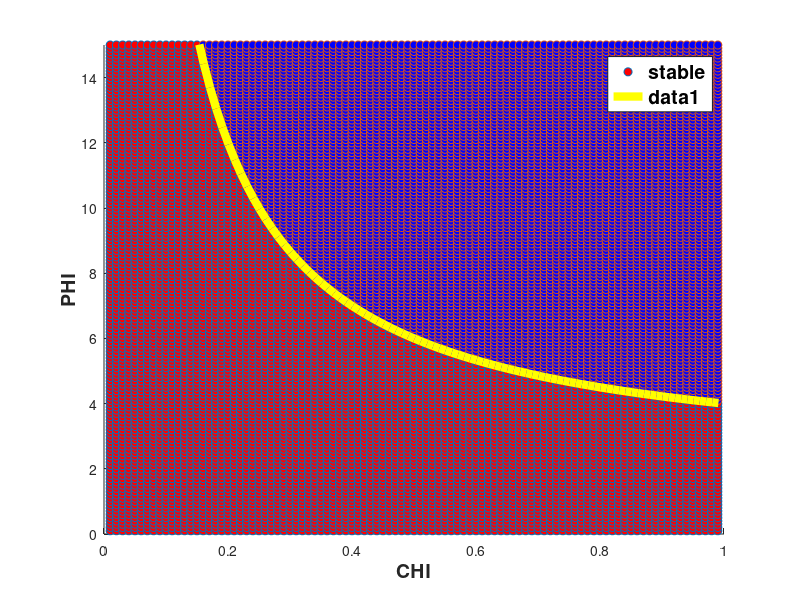

MATLAB code for this plot:
load('param2.mat');

figure(2)
h1 = scatter(stable(1,:), stable(2,:),  'rs');
hold on;
h2 = scatter(unstable(1,:), unstable(2,:), 'bs');
h3 = legend('stable')
set(h1, 'SizeData', 36, 'MarkerFaceColor','r');
set(h2, 'SizeData', 36,'MarkerFaceColor','b');
set(h3, 'FontSize',14,'FontWeight','bold');

y = []
x1 = 0.001:0.01:1.0
for x = 0.001:0.01:1.0
    
    y = [y 2*(1+x)/x]
end
plot(x1,y,'y-','linewidth',6)
ylim([0,15])
xlabel('CHI','FontSize',14,'FontWeight','bold');
ylabel('PHI','FontSize',14,'FontWeight','bold');
